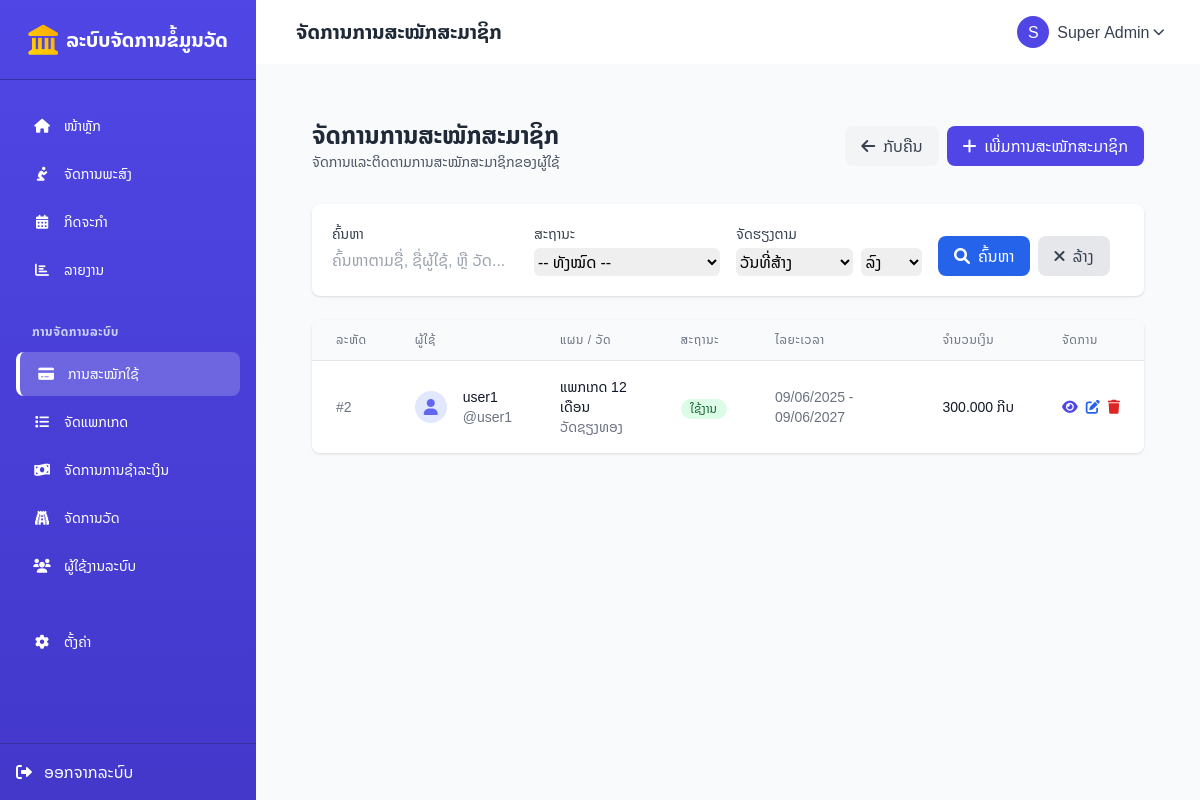
The app's page /subscriptions/index.php (signed in) with its own data.
### tables this page shows
CREATE TABLE `subscriptions` (
  `id` int(11) NOT NULL,
  `user_id` int(11) NOT NULL,
  `temple_id` int(11) DEFAULT NULL,
  `plan_id` int(11) DEFAULT NULL,
  `status` enum('active','expired','cancelled','pending') NOT NULL DEFAULT 'pending',
  `start_date` date NOT NULL,
  `end_date` date NOT NULL,
  `amount` decimal(10,2) NOT NULL DEFAULT 0.00,
  `payment_method` varchar(50) DEFAULT NULL,
  `payment_reference` varchar(100) DEFAULT NULL,
  `notes` text DEFAULT NULL,
  `created_at` datetime NOT NULL DEFAULT current_timestamp(),
  `updated_at` datetime DEFAULT NULL ON UPDATE current_timestamp()
);

CREATE TABLE `users` (
  `id` int(11) NOT NULL,
  `temple_id` int(11) DEFAULT NULL,
  `username` varchar(50) NOT NULL,
  `password` varchar(255) NOT NULL,
  `name` varchar(100) DEFAULT NULL,
  `role` enum('superadmin','admin','user') DEFAULT NULL,
  `created_at` datetime DEFAULT current_timestamp(),
  `email` varchar(255) DEFAULT NULL,
  `phone` varchar(20) DEFAULT NULL
);

CREATE TABLE `subscription_plans` (
  `id` int(11) NOT NULL,
  `name` varchar(100) NOT NULL,
  `description` text DEFAULT NULL,
  `price` decimal(10,2) NOT NULL DEFAULT 0.00,
  `duration_months` int(11) NOT NULL DEFAULT 1,
  `features` text DEFAULT NULL,
  `status` enum('active','inactive') NOT NULL DEFAULT 'active',
  `created_at` datetime NOT NULL DEFAULT current_timestamp(),
  `updated_at` timestamp NULL DEFAULT current_timestamp() ON UPDATE current_timestamp()
);

CREATE TABLE `temples` (
  `id` int(11) NOT NULL,
  `name` varchar(255) NOT NULL,
  `address` text DEFAULT NULL,
  `district` varchar(100) DEFAULT NULL,
  `province` varchar(100) DEFAULT NULL,
  `phone` varchar(50) DEFAULT NULL,
  `email` varchar(255) DEFAULT NULL,
  `website` varchar(255) DEFAULT NULL,
  `founding_date` date DEFAULT NULL,
  `abbot_name` varchar(255) DEFAULT NULL,
  `description` text DEFAULT NULL,
  `photo` varchar(255) DEFAULT NULL,
  `logo` varchar(255) DEFAULT NULL,
  `latitude` decimal(10,8) DEFAULT NULL,
  `longitude` decimal(11,8) DEFAULT NULL,
  `status` enum('active','inactive') DEFAULT 'active',
  `created_at` timestamp NOT NULL DEFAULT current_timestamp(),
  `updated_at` timestamp NOT NULL DEFAULT current_timestamp() ON UPDATE current_timestamp()
);

### config/base_url.php (called while the page is built)
<?php
$base_url = "http://localhost/temples/";
?>

### subscriptions/index.php (the view, shortened to what this page needs)
<?php
require_once '../config/db.php';
require_once '../config/base_url.php';
$page = isset($_GET['page']) && is_numeric($_GET['page']) ? (int)$_GET['page'] : 1;
$limit = isset($_GET['limit']) && is_numeric($_GET['limit']) ? (int)$_GET['limit'] : 10;
$offset = ($page - 1) * $limit;
$search = $_GET['search'] ?? '';
$status = $_GET['status'] ?? '';
$sort_by = $_GET['sort'] ?? 'created_at';
$sort_dir = $_GET['dir'] ?? 'desc';
$params = [];
$where = [];
$where_clause = !empty($where) ? "WHERE " . implode(" AND ", $where) : "";
$sort_dir = strtoupper($sort_dir) === 'ASC' ? 'ASC' : 'DESC';
$sql = "
    SELECT
        s.*,
        u.username,
        u.name as user_name,
        t.name as temple_name,
        p.name as plan_name,
        p.description as plan_description
    FROM subscriptions s
    JOIN users u ON s.user_id = u.id
    LEFT JOIN temples t ON s.temple_id = t.id
    LEFT JOIN subscription_plans p ON s.plan_id = p.id
    $where_clause
    ORDER BY $sort_by $sort_dir
    LIMIT $limit OFFSET $offset
";
$subscriptions = [];
try {
    $stmt = $pdo->prepare($sql);
    $stmt->execute($params);
    $subscriptions = $stmt->fetchAll();
} catch (PDOException $e) {
    $_SESSION['error'] = "ບໍ່ພົບຕາຕະລາງການສະໝັກສະມາຊິກ: " . $e->getMessage();
}
require_once '../includes/header.php';
?>
<div class="max-w-7xl mx-auto px-4 sm:px-6 lg:px-8 py-8">
    <div class="flex justify-between items-center mb-8">
        <div>
            <h1 class="text-2xl font-bold text-gray-800">ຈັດການການສະໝັກສະມາຊິກ</h1>
            <p class="text-sm text-gray-600">ຈັດການແລະຕິດຕາມການສະໝັກສະມາຊິກຂອງຜູ້ໃຊ້</p>
        </div>
        <div class="flex space-x-2">
            <a href="<?= $base_url ?>dashboard.php" class="bg-gray-100 hover:bg-gray-200 text-gray-700 py-2 px-4 rounded-lg flex items-center transition">
                <i class="fas fa-arrow-left mr-2"></i> ກັບຄືນ
            </a>
            <a href="<?= $base_url ?>subscriptions/add.php" class="bg-indigo-600 hover:bg-indigo-700 text-white py-2 px-4 rounded-lg flex items-center transition">
                <i class="fas fa-plus mr-2"></i> ເພີ່ມການສະໝັກສະມາຊິກ
            </a>
        </div>
    </div>
    <div class="mb-6 bg-white rounded-lg shadow p-5">
        <form action="<?= $_SERVER['PHP_SELF'] ?>" method="GET" class="grid grid-cols-1 md:grid-cols-4 gap-4">
            <div>
                <label for="search" class="block text-sm font-medium text-gray-700 mb-1">ຄົ້ນຫາ</label>
                <input type="text" name="search" id="search" class="form-input rounded-md w-full" value="<?= htmlspecialchars($search) ?>" placeholder="ຄົ້ນຫາຕາມຊື່, ຊື່ຜູ້ໃຊ້, ຫຼື ວັດ...">
            </div>
            <div>
                <label for="status" class="block text-sm font-medium text-gray-700 mb-1">ສະຖານະ</label>
                <select name="status" id="status" class="form-select rounded-md w-full">
                    <option value="">-- ທັງໝົດ --</option>
                </select>
            </div>
            <div>
                <label for="sort" class="block text-sm font-medium text-gray-700 mb-1">ຈັດຮຽງຕາມ</label>
                <div class="flex space-x-2">
                    <select name="sort" id="sort" class="form-select rounded-md w-full">
                        <option value="created_at" <?= $sort_by === 'created_at' ? 'selected' : '' ?>>ວັນທີ່ສ້າງ</option>
                    </select>
                    <select name="dir" id="dir" class="form-select rounded-md w-24">
                        <option value="desc" <?= $sort_dir === 'DESC' ? 'selected' : '' ?>>ລົງ</option>
                    </select>
                </div>
            </div>
            <div class="flex items-end space-x-2">
                <button type="submit" class="bg-blue-600 hover:bg-blue-700 text-white py-2 px-4 rounded-lg flex items-center transition">
                    <i class="fas fa-search mr-2"></i> ຄົ້ນຫາ
                </button>
                <a href="<?= $base_url ?>subscriptions/" class="bg-gray-200 hover:bg-gray-300 text-gray-700 py-2 px-4 rounded-lg flex items-center transition">
                    <i class="fas fa-times mr-2"></i> ລ້າງ
                </a>
            </div>
        </form>
    </div>
    <div class="bg-white rounded-lg shadow overflow-hidden">
        <div class="overflow-x-auto">
            <?php if (empty($subscriptions)): ?>
            <div class="text-center py-12">
                <div class="inline-flex items-center justify-center w-16 h-16 rounded-full bg-indigo-100 mb-4">
                    <i class="fas fa-ticket-alt text-indigo-500 text-xl"></i>
                </div>
                <h3 class="text-lg font-medium text-gray-900 mb-1">ບໍ່ພົບຂໍ້ມູນການສະໝັກສະມາຊິກ</h3>
                <p class="text-gray-500 max-w-md mx-auto">
                    <?php if (!empty($search) || !empty($status)): ?>
                        ບໍ່ພົບລາຍການທີ່ຕົງກັບການຄົ້ນຫາຂອງທ່ານ. ລອງປ່ຽນເງື່ອນໄຂການຄົ້ນຫາແລ້ວລອງໃໝ່.
                    <?php else: ?>
                        ຍັງບໍ່ມີຂໍ້ມູນການສະໝັກສະມາຊິກ. ຄລິກປຸ່ມ "ເພີ່ມການສະໝັກສະມາຊິກ" ເພື່ອເພີ່ມລາຍການໃໝ່.
                    <?php endif; ?>
                </p>
                <div class="mt-6">
                    <a href="<?= $base_url ?>subscriptions/add.php" class="bg-indigo-600 hover:bg-indigo-700 text-white py-2 px-4 rounded-lg inline-flex items-center transition">
                        <i class="fas fa-plus mr-2"></i> ເພີ່ມການສະໝັກສະມາຊິກ
                    </a>
                </div>
            </div>
            <?php else: ?>
            <table class="min-w-full divide-y divide-gray-200">
                <thead class="bg-gray-50">
                    <tr>
                        <th scope="col" class="px-6 py-3 text-left text-xs font-medium text-gray-500 uppercase tracking-wider">ລະຫັດ</th>
                        <th scope="col" class="px-6 py-3 text-left text-xs font-medium text-gray-500 uppercase tracking-wider">ຜູ້ໃຊ້</th>
                        <th scope="col" class="px-6 py-3 text-left text-xs font-medium text-gray-500 uppercase tracking-wider">ແຜນ / ວັດ</th>
                        <th scope="col" class="px-6 py-3 text-left text-xs font-medium text-gray-500 uppercase tracking-wider">ສະຖານະ</th>
                        <th scope="col" class="px-6 py-3 text-left text-xs font-medium text-gray-500 uppercase tracking-wider">ໄລຍະເວລາ</th>
                        <th scope="col" class="px-6 py-3 text-left text-xs font-medium text-gray-500 uppercase tracking-wider">ຈໍານວນເງິນ</th>
                        <th scope="col" class="px-6 py-3 text-left text-xs font-medium text-gray-500 uppercase tracking-wider">ຈັດການ</th>
                    </tr>
                </thead>
                <tbody class="bg-white divide-y divide-gray-200">
                    <?php foreach ($subscriptions as $subscription): ?>
                    <tr>
                        <td class="px-6 py-4 whitespace-nowrap text-sm text-gray-500">
                            #<?= $subscription['id'] ?>
                        </td>
                        <td class="px-6 py-4 whitespace-nowrap">
                            <div class="flex items-center">
                                <div class="flex-shrink-0 h-8 w-8 rounded-full bg-indigo-100 flex items-center justify-center">
                                    <i class="fas fa-user text-indigo-500"></i>
                                </div>
                                <div class="ml-4">
                                    <div class="text-sm font-medium text-gray-900">
                                        <?= htmlspecialchars($subscription['user_name']) ?>
                                    </div>
                                    <div class="text-sm text-gray-500">
                                        @<?= htmlspecialchars($subscription['username']) ?>
                                    </div>
                                </div>
                            </div>
                        </td>
                        <td class="px-6 py-4">
                            <div class="text-sm font-medium text-gray-900">
                                <?= htmlspecialchars($subscription['plan_name'] ?? 'N/A') ?>
                            </div>
                            <div class="text-sm text-gray-500">
                                <?= htmlspecialchars($subscription['temple_name'] ?? 'N/A') ?>
                            </div>
                        </td>
                        <td class="px-6 py-4 whitespace-nowrap">
                            <?php
                            $status_classes = [
                                'active' => 'bg-green-100 text-green-800',
                                'expired' => 'bg-yellow-100 text-yellow-800',
                                'cancelled' => 'bg-red-100 text-red-800',
                                'pending' => 'bg-blue-100 text-blue-800'
                            ];
                            $status_labels = [
                                'active' => 'ໃຊ້ງານ',
                                'expired' => 'ໝົດອາຍຸ',
                                'cancelled' => 'ຍົກເລີກ',
                                'pending' => 'ລໍຖ້າ'
                            ];
                            $status_class = $status_classes[$subscription['status']] ?? 'bg-gray-100 text-gray-800';
                            $status_label = $status_labels[$subscription['status']] ?? $subscription['status'];
                            ?>
                            <span class="inline-flex items-center px-2.5 py-0.5 rounded-full text-xs font-medium <?= $status_class ?>">
                                <?= $status_label ?>
                            </span>
                        </td>
                        <td class="px-6 py-4">
                            <div class="text-sm text-gray-500">
                                <?= date('d/m/Y', strtotime($subscription['start_date'])) ?> -
                                <?= date('d/m/Y', strtotime($subscription['end_date'])) ?>
                            </div>
                        </td>
                        <td class="px-6 py-4 whitespace-nowrap">
                            <div class="text-sm font-medium text-gray-900">
                                <?= number_format($subscription['amount'], 0, ',', '.') ?> ກີບ
                            </div>
                        </td>
                        <td class="px-6 py-4 whitespace-nowrap text-sm font-medium">
                            <div class="flex space-x-2">
                                <a href="<?= $base_url ?>subscriptions/view.php?id=<?= $subscription['id'] ?>" class="text-indigo-600 hover:text-indigo-900">
                                    <i class="fas fa-eye"></i>
                                </a>
                                <a href="<?= $base_url ?>subscriptions/edit.php?id=<?= $subscription['id'] ?>" class="text-blue-600 hover:text-blue-900">
                                    <i class="fas fa-edit"></i>
                                </a>
                                <a href="<?= $base_url ?>subscriptions/delete.php?id=<?= $subscription['id'] ?>" class="text-red-600 hover:text-red-900">
                                    <i class="fas fa-trash"></i>
                                </a>
                            </div>
                        </td>
                    </tr>
                    <?php endforeach; ?>
                </tbody>
            </table>
            <?php endif; ?>
        </div>
    </div>
</div>
<?php
require_once '../includes/footer.php';
?>

### includes/header.php (style rules this page uses)
body { font-family: 'Noto Sans Lao', sans-serif; background-color: #F9FAFB; }

### records on screen
subscriptions: id "2", user.name "user1", user.username "user1", plan.name "ແພກເກດ 12 ເດືອນ", temple.name "ວັດຊຽງທອງ", status "ໃຊ້ງານ", start_date "09/06/2025", end_date "09/06/2027", amount "300.000"

### other values on screen
$page_title "ຈັດການການສະໝັກສະມາຊິກ"
substr($_SESSION['user']['name'], 0, 1) "S"
$_SESSION['user']['name'] "Super Admin"
